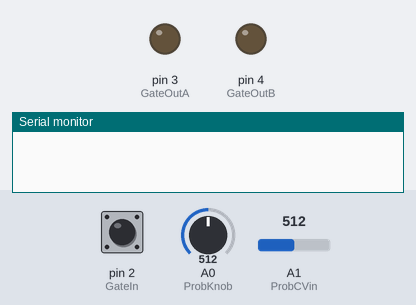
A sketch run on a simulated Arduino Uno, built with avr-gcc and run on an emulated ATmega328P. Shown: output pins drawn as LEDs (lit = HIGH), the last lines printed to the serial monitor. The inputs (shaded band) are chosen by the test bench; at power-on: pin 2 (GateIn) LOW, A0 (ProbKnob) = 512, A1 (ProbCVin) = 512. Random numbers use the default seed unless the sketch sets one.

Above: at 1.2 s.
1.3 s: pin 2 (GateIn) driven HIGH
At 2.0 s:
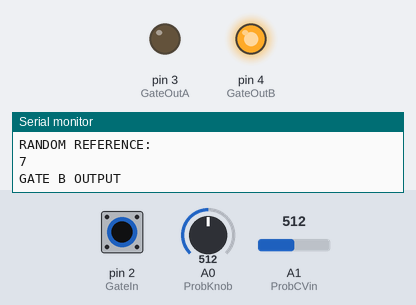
2.8 s: pin 2 (GateIn) driven LOW
At 3.5 s:
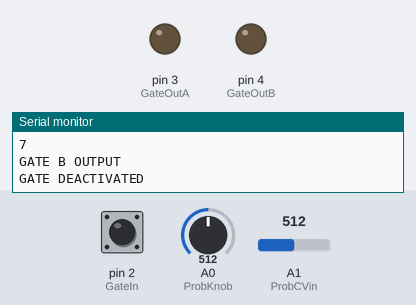
4.3 s: pin 2 (GateIn) pulsed HIGH 2 times (0.12 s each, 0.3 s apart)
At 4.67 s:
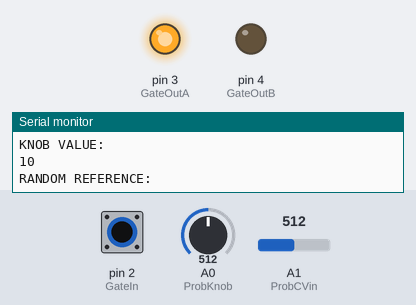
Timing chart, 0 to 7.3 s (numbered marks = the images above; inputs shaded):
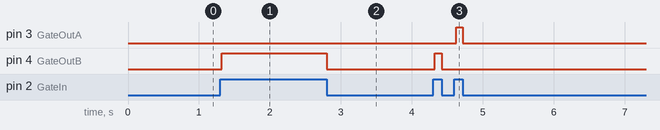

Measured:
- after the input at 1.3 s, pin 4 (GateOutB): LOW → HIGH at once
- after the input at 2.8 s, pin 4 (GateOutB): HIGH → LOW at once
- after the input at 4.3 s, pin 3 (GateOutA): LOW → HIGH after 0.33 s, → LOW 0.09 s later; pin 4 (GateOutB): LOW → HIGH at once, → LOW 0.10 s later

The sketch:

arduino_BernoulliGateLogic.ino
```cpp
//TBD:
//==================================//

//1. introduce a new switch that enables/disables step skipping
//2. create the logic (another if condition) when the the values are equal set gate A high.
//(Step skipping is when the random number and the knob number are equal, if you enable step skipping:
// when the values are equal, do nothing, if disabled, then gate A will be high.


//=================================//
//* I define here the input and output pins:
int GateIn = 2;
int GateOutA = 3;
int GateOutB = 4;
int ProbKnob = A0;
int ProbCVin = A1;

// define the value variables:
int GateInVal = 0;
int gateRef = 0;
int ProbKnobVal = 0;
int ProbCVinVal = 0;

// create a variable for the random reference number
// for the comparison
int randomNumRef = 0;

// define Randomization range:
int RandValStart = 0;
int RandValEnd = 0;

void setup() {


  // debug code:
  Serial.begin(9600);
  // end of debug code

pinMode(GateIn, INPUT);
  // resetting the gates to low
  pinMode(GateOutA, OUTPUT);
  digitalWrite(GateOutA, LOW);
  pinMode(GateOutB, OUTPUT);
  digitalWrite(GateOutB, LOW);


}

void loop() {
// randomSeed(random(0,1000));

  GateInVal = digitalRead(GateIn);

  // if the gate input is high and the previous cycle the gate was low
  // so out gate reference was at 0
  if (digitalRead(GateIn) == HIGH && gateRef == 0) {


    // debug code:
    Serial.println("==============");
    Serial.println("GATE ACTIVATED");
    // end of debug code


    //  set the gateRef to 1 to indicate a gate has started
    gateRef = 1;


    //  read the knob values
    ProbKnobVal = map (analogRead(ProbKnob), 0, 1023, 0, 20);
    ProbCVinVal = analogRead(ProbCVin);

    Serial.println("KNOB VALUE: ");
    Serial.print(ProbKnobVal);
    Serial.println("");


    //  Generate a new random value:
    randomNumRef = random(0, 20);

    Serial.println("RANDOM REFERENCE: ");
    Serial.print(randomNumRef);
    Serial.println("");


    // compare values to see which Gate output to trigger:
    if (randomNumRef > ProbKnobVal ) {

      Serial.println("GATE A OUTPUT");

      // Reset the opposite gate:
      digitalWrite(GateOutB, LOW);

      // output HIGH on GateOutA:
      digitalWrite(GateOutA, HIGH);

    }

    if (randomNumRef < ProbKnobVal ) {

      Serial.println("GATE B OUTPUT");

      // Reset the opposite gate:
      digitalWrite(GateOutA, LOW);

      // output HIGH on GateOutB
      digitalWrite(GateOutB, HIGH);
    }
  } else if (digitalRead(GateIn) == LOW && gateRef == 1) {


    //  if the GateIn is low & GateRef is 1 meaning last cycle it was high (like i am now, kek), then reset both gates

    digitalWrite(GateOutA, LOW);
    digitalWrite(GateOutB, LOW);

    //  reset the gateRef
    gateRef = 0;

    Serial.println("GATE DEACTIVATED");
  }

}
```
